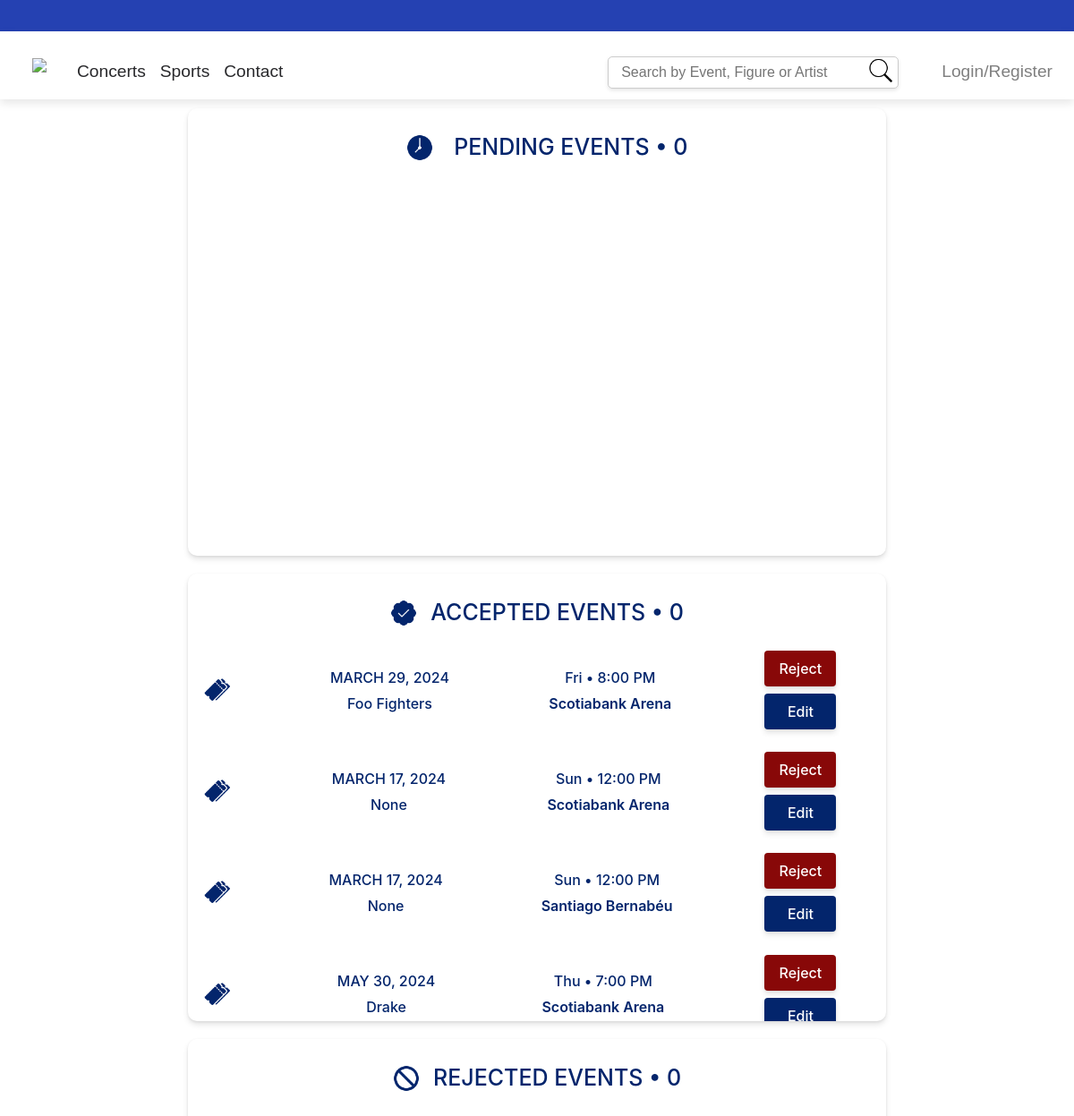
/admin_review/, run on an earlier commit of the app's database.
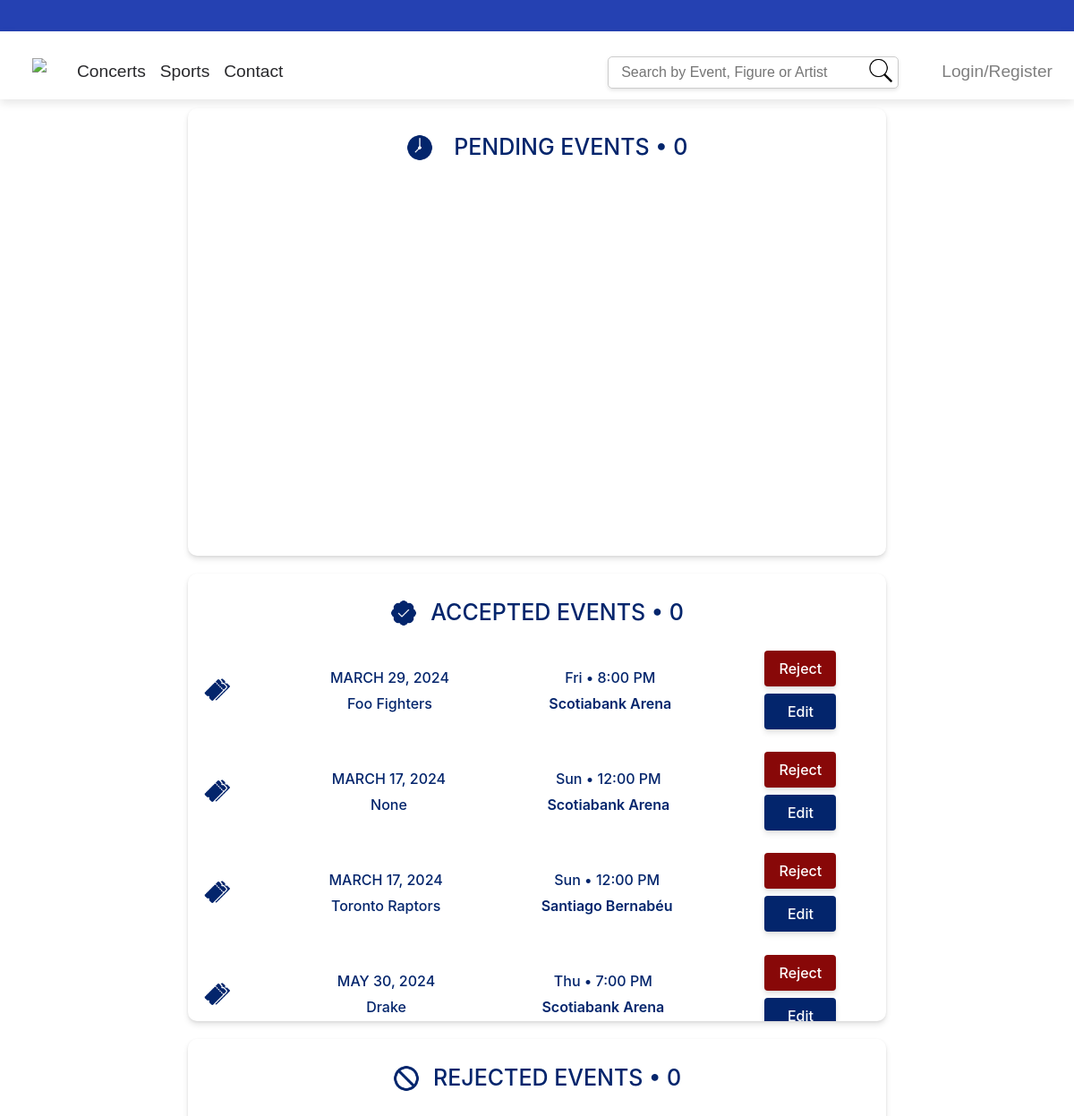
And on a later commit of the database.
### tixx/models.py (models this page shows, shortened)
class Event(models.Model):
    eventName = models.CharField(max_length=100)
    eventDate = models.DateField()
    eventTime = models.TimeField(default='12:00')
    eventId = models.AutoField(primary_key=True)
    eventLocation = models.CharField(max_length=100)
    eventDescription = models.CharField(max_length=250)
    eventStatus = models.CharField(max_length=10)
    eventGenre = models.CharField(max_length=100, default="none")
    eventImage = models.ImageField(upload_to='event_images/', null=True, blank=True)
    arenaId = models.ForeignKey(Arena,on_delete=models.SET_NULL, null=True)
    adminCheck = models.BooleanField(default=False)
    isRejected = models.BooleanField(default=False)
    figureId = models.ForeignKey(Figure, on_delete=models.SET_NULL, null=True)

class Arena(models.Model):
    arenaId = models.CharField(primary_key=True, max_length=5)
    arenaName = models.CharField(max_length=50)
    arenaCapacity = models.IntegerField()
    def __str__(self):
     return self.arenaName

class Figure(models.Model):
    figureName = models.CharField(max_length=100, unique=True)
    figureGenre = models.CharField(max_length=100)
    figurePicture = models.ImageField(upload_to='figure_images/', null=True, blank=True)
    carouselImage = models.ImageField(upload_to='carousel_images/', null=True, blank=True)
    figureAbout = models.CharField(max_length=2000, blank=True)
    def __str__(self):
        return self.figureName

### tixx/views.py (the view, shortened to what this page needs)
# urls.py: path('admin_review/', views.admin_review, name='admin_review'),
def admin_review(request):
    pendingCount = Event.objects.filter(adminCheck=False, isRejected=False).count()
    acceptedCount = Event.objects.filter(adminCheck=True, isRejected=False).count()
    rejectedCount = Event.objects.filter(adminCheck=False, isRejected=True).count()
    pendingEvents = Event.objects.filter(adminCheck=False, isRejected=False)
    acceptedEvents = Event.objects.filter(adminCheck=True, isRejected=False)
    rejectedEvents = Event.objects.filter(adminCheck=False, isRejected=True)
    return render(request, 'admin_review.html', {
        'pendingEvents': pendingEvents,
        'acceptedEvents': acceptedEvents,
        'rejectedEvents': rejectedEvents,
        'pendingCount': pendingCount,
        'acceptedCount': acceptedCount,
        'rejectedCount': rejectedCount,
    })

### tixx/templates/admin_review.html (shortened to what this page needs)
{% extends "base.html" %}
{% block content %}
{% load static %}
<link rel="stylesheet" href="{% static 'css/admin_review.css' %}">
    <div class="events-review">
        <div class="pending">
            <p class="p-icon">
                <img src="{% static 'icons/pending.png' %}" alt="Pending Icon" class="icon">
                PENDING EVENTS • {{ pendingCount }}
            </p>
        </div>
        <div class="accepted">
            <p class="p-icon">
                <img src="{% static 'icons/check.png' %}" alt="Check Icon" class="icon">
                ACCEPTED EVENTS • {{ pendingCount }}
            </p>
            {% for event in acceptedEvents %}
            <div class="event">
                <div class="event-info">
                    <img src="{% static 'icons/tickets.png' %}" class="event-icon">
                    <div class="event-date">
                        <p id="eventDate">{{ event.eventDate }}</p>
                        <p>{{ event.figureId }}</p>
                    </div>
                    <div class="event-details">
                        <p>{{ event.eventDate|date:"D" }} • {{ event.eventTime|time:"g:i A" }}</p>
                        <p><span class="bold">{{ event.arenaId }}</span></p>
                    </div>
                    <form method="post" class="d-flex flex-column align-items-center">
                        <button type="submit" name="reject" class="btn btn-primary" id="reject">Reject</button>
                        {% if event.eventId %}
                            <a href="{% url 'admin:tixx_event_change' event.eventId %}" class="btn btn-primary" id="edit">Edit</a>
                        {% endif %}
                    </form>
                </div>
            </div>
        {% endfor %}
        </div>
        <div class="rejected">
            <p class="p-icon">
                <img src="{% static 'icons/reject.png' %}" alt="Reject Icon" class="icon">
                REJECTED EVENTS • {{ rejectedCount }}
            </p>
        </div>
    </div>
</body>
</html>
{% endblock %}

What changed in the data, as far as the page shows it:
changed Event "Santiago Bernabéu": figureId "None" → "Toronto Raptors"
